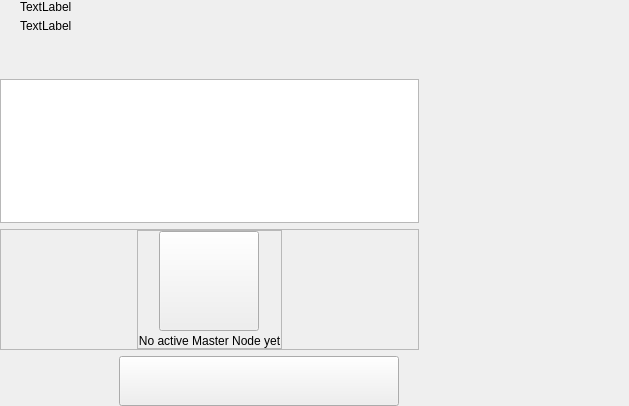
<?xml version="1.0" encoding="UTF-8"?>
<ui version="4.0">
 <class>MasterNodesWidget</class>
 <widget class="QWidget" name="MasterNodesWidget">
  <property name="geometry">
   <rect>
    <x>0</x>
    <y>0</y>
    <width>629</width>
    <height>406</height>
   </rect>
  </property>
  <property name="windowTitle">
   <string>Form</string>
  </property>
  <layout class="QHBoxLayout" name="horizontalLayout_2" stretch="2,1">
   <property name="spacing">
    <number>0</number>
   </property>
   <property name="leftMargin">
    <number>0</number>
   </property>
   <property name="topMargin">
    <number>0</number>
   </property>
   <property name="rightMargin">
    <number>0</number>
   </property>
   <property name="bottomMargin">
    <number>0</number>
   </property>
   <item>
    <widget class="QWidget" name="left" native="true">
     <layout class="QVBoxLayout" name="verticalLayout_3">
      <property name="leftMargin">
       <number>0</number>
      </property>
      <property name="topMargin">
       <number>0</number>
      </property>
      <property name="rightMargin">
       <number>0</number>
      </property>
      <property name="bottomMargin">
       <number>0</number>
      </property>
      <item>
       <layout class="QVBoxLayout" name="verticalLayout_2">
        <property name="spacing">
         <number>6</number>
        </property>
        <item>
         <layout class="QHBoxLayout" name="horizontalLayout_3">
          <property name="spacing">
           <number>0</number>
          </property>
          <property name="leftMargin">
           <number>20</number>
          </property>
          <item>
           <layout class="QVBoxLayout" name="verticalLayout_8">
            <property name="spacing">
             <number>5</number>
            </property>
            <item>
             <widget class="QLabel" name="labelTitle">
              <property name="text">
               <string>TextLabel</string>
              </property>
             </widget>
            </item>
            <item alignment="Qt::AlignTop">
             <widget class="QLabel" name="labelSubtitle1">
              <property name="text">
               <string>TextLabel</string>
              </property>
             </widget>
            </item>
           </layout>
          </item>
          <item>
           <spacer name="horizontalSpacer">
            <property name="orientation">
             <enum>Qt::Horizontal</enum>
            </property>
            <property name="sizeHint" stdset="0">
             <size>
              <width>40</width>
              <height>20</height>
             </size>
            </property>
           </spacer>
          </item>
         </layout>
        </item>
        <item>
         <spacer name="verticalSpacer_2">
          <property name="orientation">
           <enum>Qt::Vertical</enum>
          </property>
          <property name="sizeType">
           <enum>QSizePolicy::Fixed</enum>
          </property>
          <property name="sizeHint" stdset="0">
           <size>
            <width>20</width>
            <height>40</height>
           </size>
          </property>
         </spacer>
        </item>
        <item>
         <layout class="QVBoxLayout" name="verticalLayout_6"/>
        </item>
        <item>
         <widget class="QListView" name="listMn">
          <property name="mouseTracking">
           <bool>true</bool>
          </property>
         </widget>
        </item>
        <item>
         <widget class="QFrame" name="emptyContainer">
          <property name="minimumSize">
           <size>
            <width>0</width>
            <height>100</height>
           </size>
          </property>
          <property name="frameShape">
           <enum>QFrame::StyledPanel</enum>
          </property>
          <property name="frameShadow">
           <enum>QFrame::Raised</enum>
          </property>
          <layout class="QVBoxLayout" name="verticalLayout_7" stretch="1,8">
           <property name="spacing">
            <number>0</number>
           </property>
           <property name="leftMargin">
            <number>0</number>
           </property>
           <property name="topMargin">
            <number>0</number>
           </property>
           <property name="rightMargin">
            <number>0</number>
           </property>
           <property name="bottomMargin">
            <number>0</number>
           </property>
           <item>
            <spacer name="verticalSpacer">
             <property name="orientation">
              <enum>Qt::Vertical</enum>
             </property>
             <property name="sizeHint" stdset="0">
              <size>
               <width>20</width>
               <height>20</height>
              </size>
             </property>
            </spacer>
           </item>
           <item alignment="Qt::AlignHCenter|Qt::AlignVCenter">
            <widget class="QFrame" name="emptyScreen">
             <property name="sizePolicy">
              <sizepolicy hsizetype="Expanding" vsizetype="Expanding">
               <horstretch>0</horstretch>
               <verstretch>0</verstretch>
              </sizepolicy>
             </property>
             <property name="frameShape">
              <enum>QFrame::StyledPanel</enum>
             </property>
             <property name="frameShadow">
              <enum>QFrame::Raised</enum>
             </property>
             <layout class="QVBoxLayout" name="verticalLayout">
              <property name="spacing">
               <number>30</number>
              </property>
              <property name="leftMargin">
               <number>0</number>
              </property>
              <property name="topMargin">
               <number>0</number>
              </property>
              <property name="rightMargin">
               <number>0</number>
              </property>
              <property name="bottomMargin">
               <number>0</number>
              </property>
              <item alignment="Qt::AlignHCenter|Qt::AlignVCenter">
               <widget class="QPushButton" name="pushImgEmpty">
                <property name="minimumSize">
                 <size>
                  <width>100</width>
                  <height>100</height>
                 </size>
                </property>
                <property name="maximumSize">
                 <size>
                  <width>100</width>
                  <height>100</height>
                 </size>
                </property>
                <property name="focusPolicy">
                 <enum>Qt::NoFocus</enum>
                </property>
                <property name="text">
                 <string/>
                </property>
                <property name="iconSize">
                 <size>
                  <width>100</width>
                  <height>100</height>
                 </size>
                </property>
               </widget>
              </item>
              <item alignment="Qt::AlignHCenter|Qt::AlignVCenter">
               <widget class="QLabel" name="labelEmpty">
                <property name="styleSheet">
                 <string notr="true"/>
                </property>
                <property name="text">
                 <string>No active Master Node yet</string>
                </property>
                <property name="alignment">
                 <set>Qt::AlignCenter</set>
                </property>
               </widget>
              </item>
             </layout>
            </widget>
           </item>
          </layout>
         </widget>
        </item>
        <item>
         <layout class="QHBoxLayout" name="horizontalLayout_7">
          <property name="rightMargin">
           <number>20</number>
          </property>
          <item>
           <spacer name="horizontalSpacer_5">
            <property name="orientation">
             <enum>Qt::Horizontal</enum>
            </property>
            <property name="sizeType">
             <enum>QSizePolicy::Expanding</enum>
            </property>
            <property name="sizeHint" stdset="0">
             <size>
              <width>40</width>
              <height>20</height>
             </size>
            </property>
           </spacer>
          </item>
          <item>
           <widget class="QPushButton" name="pushButtonSave">
            <property name="minimumSize">
             <size>
              <width>280</width>
              <height>50</height>
             </size>
            </property>
            <property name="maximumSize">
             <size>
              <width>280</width>
              <height>50</height>
             </size>
            </property>
            <property name="focusPolicy">
             <enum>Qt::NoFocus</enum>
            </property>
            <property name="text">
             <string/>
            </property>
           </widget>
          </item>
         </layout>
        </item>
       </layout>
      </item>
     </layout>
    </widget>
   </item>
   <item>
    <widget class="QWidget" name="right" native="true">
     <layout class="QVBoxLayout" name="verticalLayout_5">
      <property name="leftMargin">
       <number>0</number>
      </property>
      <property name="topMargin">
       <number>0</number>
      </property>
      <property name="rightMargin">
       <number>0</number>
      </property>
      <property name="bottomMargin">
       <number>0</number>
      </property>
      <item>
       <layout class="QVBoxLayout" name="verticalLayout_4">
        <property name="spacing">
         <number>6</number>
        </property>
        <item>
         <widget class="OptionButton" name="btnAbout" native="true">
          <property name="minimumSize">
           <size>
            <width>0</width>
            <height>50</height>
           </size>
          </property>
         </widget>
        </item>
        <item>
         <widget class="OptionButton" name="btnAboutController" native="true">
          <property name="minimumSize">
           <size>
            <width>0</width>
            <height>50</height>
           </size>
          </property>
         </widget>
        </item>
        <item>
         <spacer name="verticalSpacer_5">
          <property name="orientation">
           <enum>Qt::Vertical</enum>
          </property>
          <property name="sizeHint" stdset="0">
           <size>
            <width>20</width>
            <height>40</height>
           </size>
          </property>
         </spacer>
        </item>
       </layout>
      </item>
     </layout>
    </widget>
   </item>
  </layout>
 </widget>
 <customwidgets>
  <customwidget>
   <class>OptionButton</class>
   <extends>QWidget</extends>
   <header>qt/catscoin/optionbutton.h</header>
   <container>1</container>
  </customwidget>
 </customwidgets>
 <resources/>
 <connections/>
</ui>
